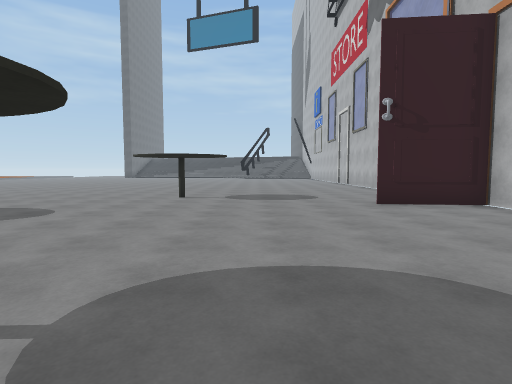
view 1 (above)

24 first-person views from a walk through a 3-D level made in the Unity game engine. The camera is 1.4 m above the floor, tilts 4° down and sees 80° across. The floor is counted in squares, 2 m on a side. Each view is taken from the middle of a square. On the plan, view 1 faces up. The plan holds only what a view shows up to about 10 squares ahead; the rest is blank. The place goes on beyond the plan. Some animated figures are left out. Some surface patterns are stand-ins.

view 2
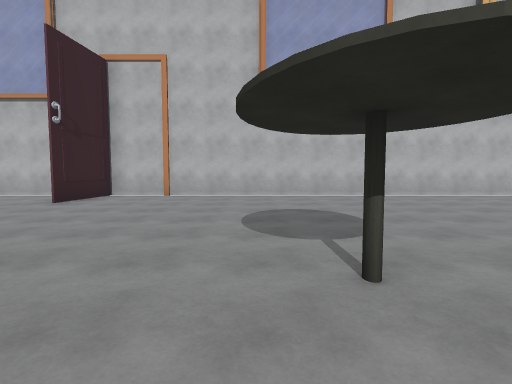

view 3
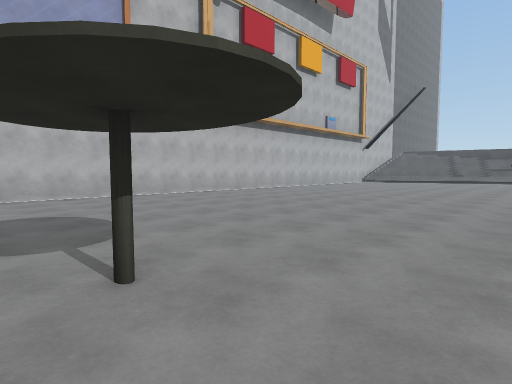

view 4
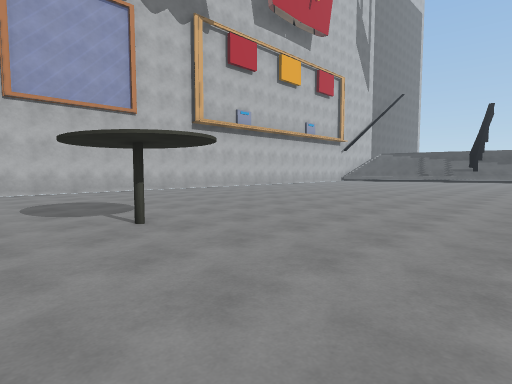

view 5
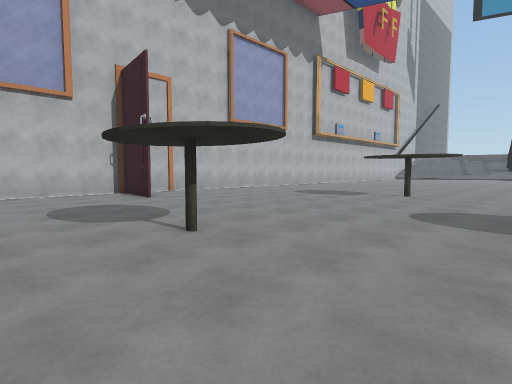

view 6
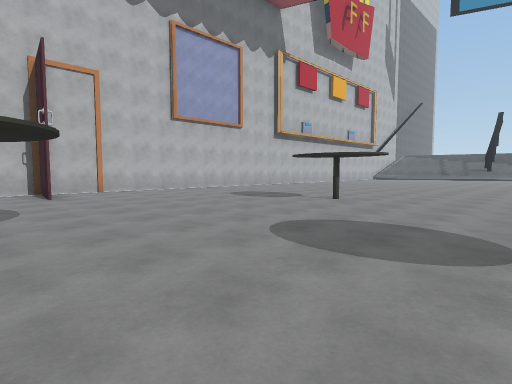

view 7
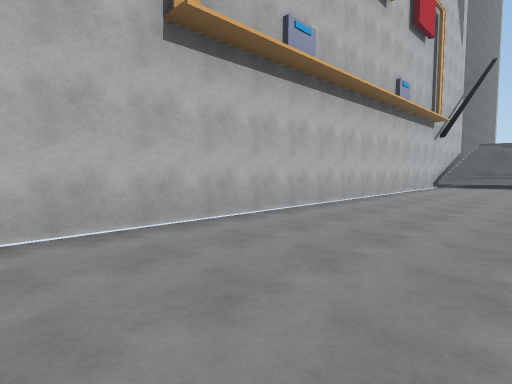

view 8
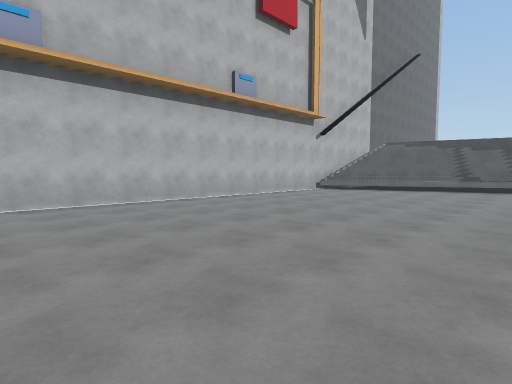

view 9
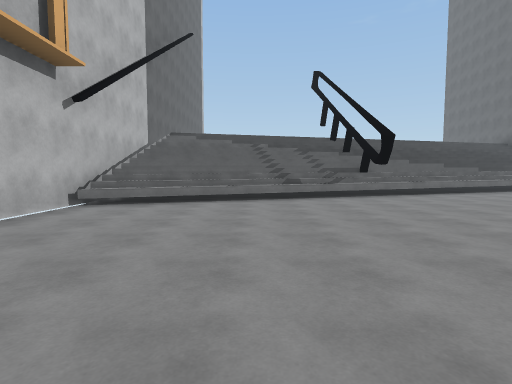

view 10
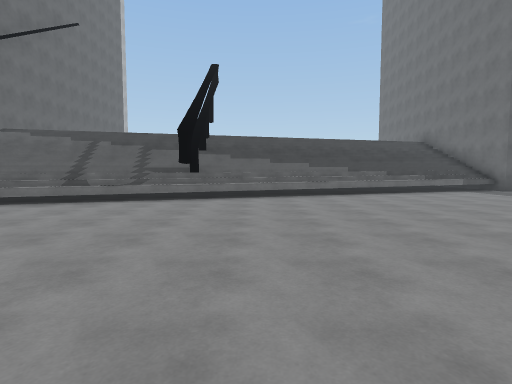

view 11
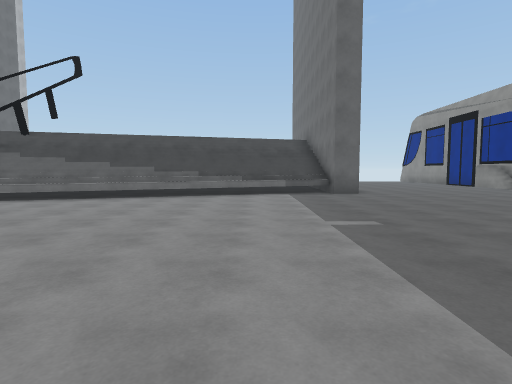

view 12
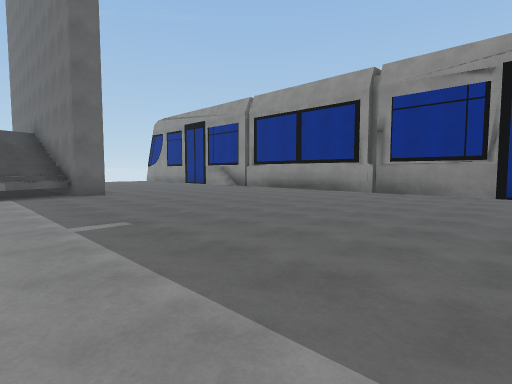

view 13
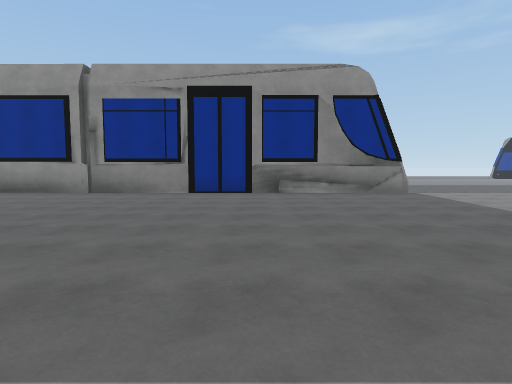

view 14
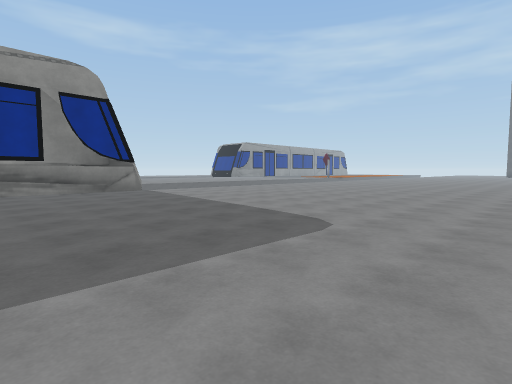

view 15
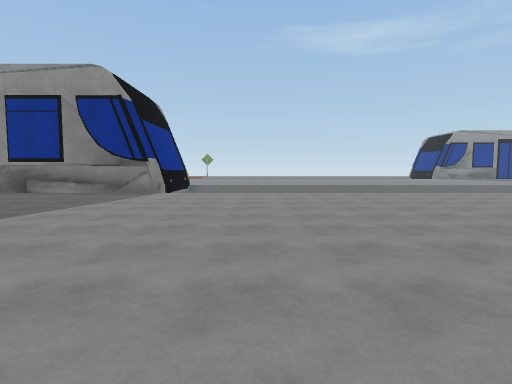

view 16
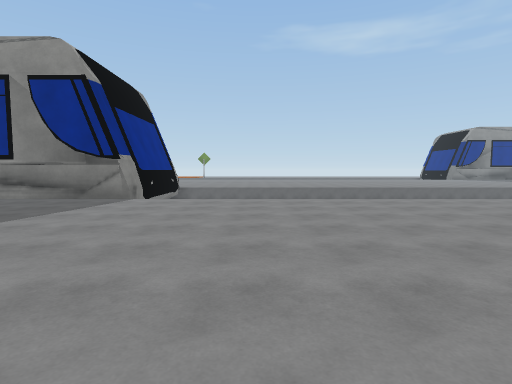

view 17
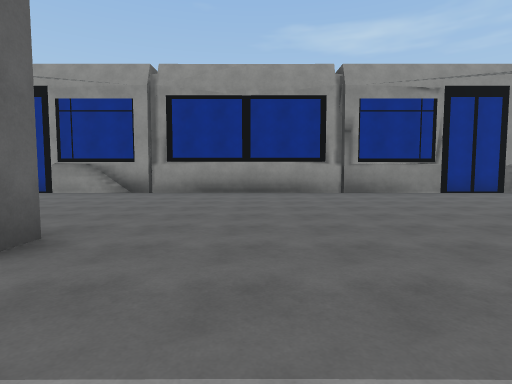

view 18
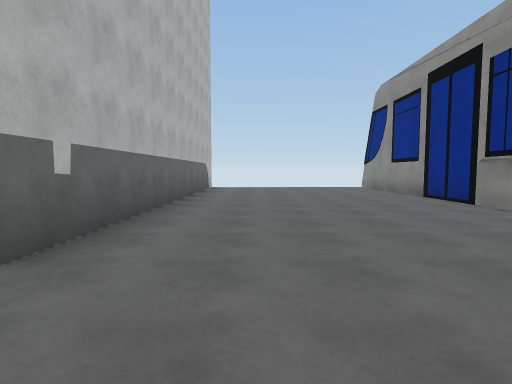

view 19
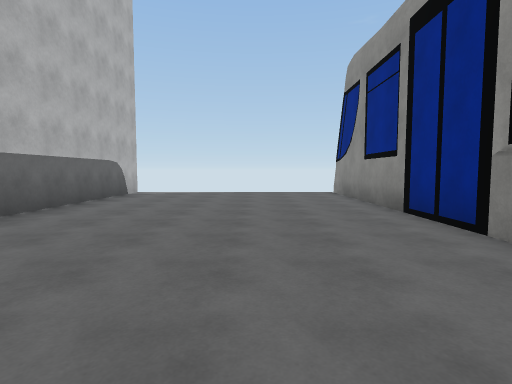

view 20
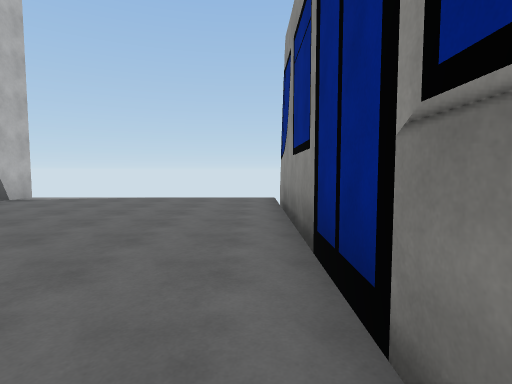

view 21
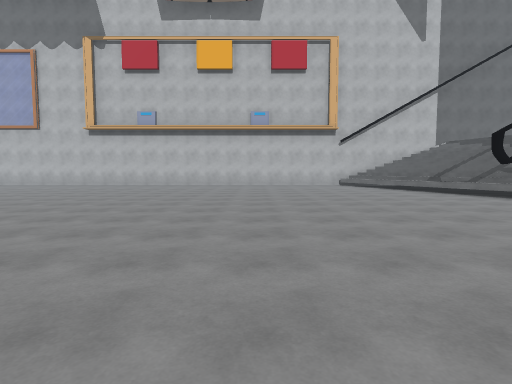

view 22
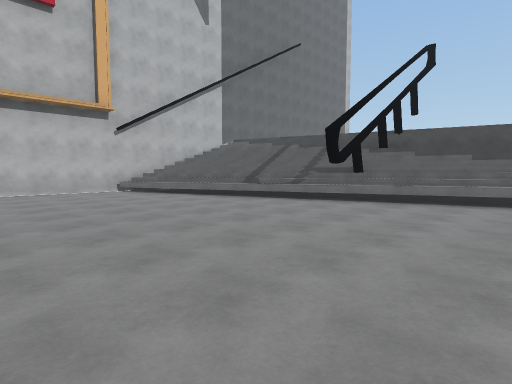

view 23
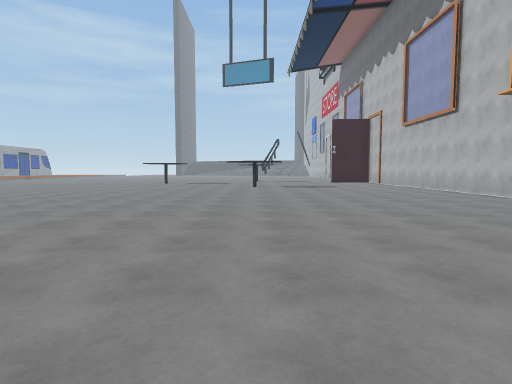

view 24
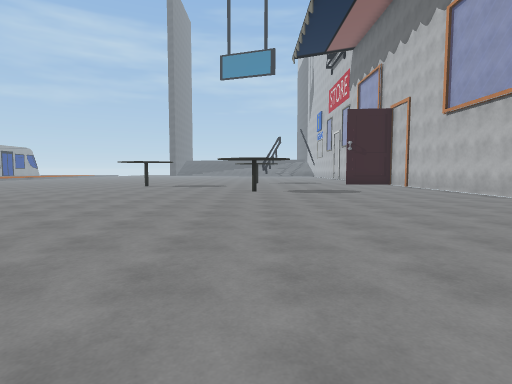

### Floor plan
Points are (right, up) in squares from view 1. A wall is a line through its corners. A room is listed if a view was taken in it or the views show most of it. See-through windows are left out.
Room 1 (views 1, 2, 3, 4, 5, 6, 7, 8, 9, 10, 11, 12, 13, 14, 15, 16, 17, 18, 19, 20, 21, 22, 23, 24)
walls: (-19.7, -6.5) (-19.7, -32.1); (-22.1, -6.1) (-20.4, -6.1); (-8.9, -22) (4.3, -17.6); (-12.4, -22) (4.5, -16.4); (-12.4, -22.4) (4.5, -16.8); (2.5, 6.4) (4.7, 6.2); (4.7, 6.1) (2.5, 6.3); (4.7, -18.2) (4.7, 9.4); (-13.1, -32) (-13.1, -21.2) (-12.4, -21.2) (-12.4, -22.8) (4.5, -17.2)
low walls: (-12.4, -21.6) (4.6, -16)
objects: table (-2, 1); table (-2, 8)

Where each view was taken, in squares from view 1:
view 1: 0 up, 0 right, facing up
view 2: 2 up, 4 left, facing right
view 3: 2 up, 4 left, facing down-right
view 4: 3 up, 6 left, facing down-right
view 5: 10 up, 5 left, facing down-right
view 6: 8 up, 6 left, facing down-right
view 7: 2 down, 1 right, facing down-right
view 8: 6 down, 2 left, facing down-right
view 9: 10 down, 1 right, facing down
view 10: 11 down, 4 left, facing down
view 11: 12 down, 10 left, facing down
view 12: 12 down, 10 left, facing down-left
view 13: 11 down, 10 left, facing left
view 14: 11 down, 9 left, facing up-left
view 15: 3 down, 10 left, facing left
view 16: 3 down, 12 left, facing left
view 17: 19 down, 10 left, facing left
view 18: 19 down, 15 left, facing down
view 19: 22 down, 17 left, facing down
view 20: 24 down, 19 left, facing down
view 21: 12 down, 10 left, facing right
view 22: 12 down, 6 left, facing down-right
view 23: 12 down, 2 left, facing up
view 24: 9 down, 2 left, facing up
